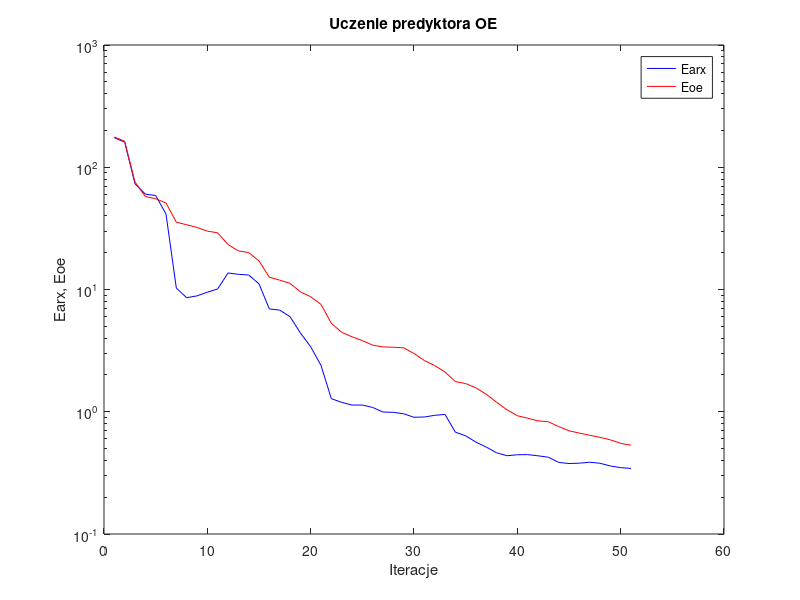
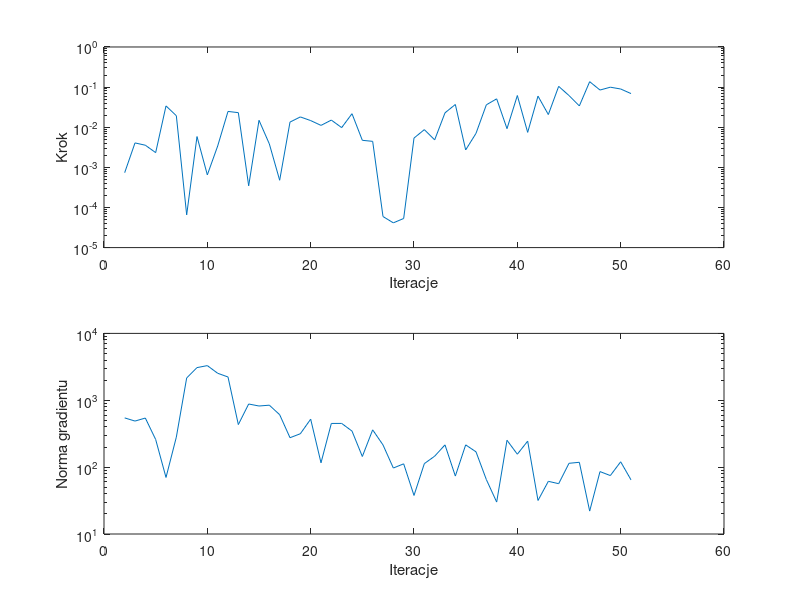

Here is the MATLAB script that generated these plots, in order:
%uczenie predyktora oe
clear all;
n=0; farx(n+1)=1.745163e+002; foe(n+1)=1.770213e+002; wspucz(n+1)=0.000000e+000; ng(n+1)=0.000000e+000;
%odnowa zmiennej metryki
n=1; farx(n+1)=1.602386e+002; foe(n+1)=1.630745e+002; krok(n+1)=7.359836e-004; ng(n+1)=5.449158e+002;
n=2; farx(n+1)=7.328457e+001; foe(n+1)=7.571418e+001; krok(n+1)=4.064431e-003; ng(n+1)=4.885098e+002;
n=3; farx(n+1)=6.022473e+001; foe(n+1)=5.762924e+001; krok(n+1)=3.559503e-003; ng(n+1)=5.419273e+002;
n=4; farx(n+1)=5.871563e+001; foe(n+1)=5.531607e+001; krok(n+1)=2.329252e-003; ng(n+1)=2.590784e+002;
n=5; farx(n+1)=4.144735e+001; foe(n+1)=5.099801e+001; krok(n+1)=3.397782e-002; ng(n+1)=7.008462e+001;
n=6; farx(n+1)=1.026673e+001; foe(n+1)=3.550560e+001; krok(n+1)=1.936662e-002; ng(n+1)=2.810913e+002;
n=7; farx(n+1)=8.569939e+000; foe(n+1)=3.386118e+001; krok(n+1)=6.546014e-005; ng(n+1)=2.153995e+003;
n=8; farx(n+1)=8.868946e+000; foe(n+1)=3.217468e+001; krok(n+1)=5.852382e-003; ng(n+1)=3.078938e+003;
n=9; farx(n+1)=9.509584e+000; foe(n+1)=3.001635e+001; krok(n+1)=6.488063e-004; ng(n+1)=3.297304e+003;
n=10; farx(n+1)=1.010277e+001; foe(n+1)=2.908921e+001; krok(n+1)=3.400118e-003; ng(n+1)=2.533881e+003;
n=11; farx(n+1)=1.364663e+001; foe(n+1)=2.335259e+001; krok(n+1)=2.476948e-002; ng(n+1)=2.228909e+003;
n=12; farx(n+1)=1.331747e+001; foe(n+1)=2.071532e+001; krok(n+1)=2.307159e-002; ng(n+1)=4.327224e+002;
n=13; farx(n+1)=1.314675e+001; foe(n+1)=2.004712e+001; krok(n+1)=3.467612e-004; ng(n+1)=8.790393e+002;
n=14; farx(n+1)=1.113163e+001; foe(n+1)=1.710064e+001; krok(n+1)=1.488820e-002; ng(n+1)=8.206392e+002;
n=15; farx(n+1)=6.933968e+000; foe(n+1)=1.260800e+001; krok(n+1)=3.840117e-003; ng(n+1)=8.440792e+002;
n=16; farx(n+1)=6.787070e+000; foe(n+1)=1.193094e+001; krok(n+1)=4.770094e-004; ng(n+1)=6.082020e+002;
n=17; farx(n+1)=5.998895e+000; foe(n+1)=1.122582e+001; krok(n+1)=1.343762e-002; ng(n+1)=2.753503e+002;
n=18; farx(n+1)=4.420985e+000; foe(n+1)=9.573439e+000; krok(n+1)=1.806016e-002; ng(n+1)=3.157230e+002;
n=19; farx(n+1)=3.402791e+000; foe(n+1)=8.731135e+000; krok(n+1)=1.464382e-002; ng(n+1)=5.215496e+002;
n=20; farx(n+1)=2.393064e+000; foe(n+1)=7.544925e+000; krok(n+1)=1.111520e-002; ng(n+1)=1.160701e+002;
n=21; farx(n+1)=1.279924e+000; foe(n+1)=5.291423e+000; krok(n+1)=1.506159e-002; ng(n+1)=4.500657e+002;
n=22; farx(n+1)=1.194024e+000; foe(n+1)=4.463825e+000; krok(n+1)=9.778245e-003; ng(n+1)=4.506041e+002;
n=23; farx(n+1)=1.134089e+000; foe(n+1)=4.104767e+000; krok(n+1)=2.173419e-002; ng(n+1)=3.461488e+002;
n=24; farx(n+1)=1.135056e+000; foe(n+1)=3.820097e+000; krok(n+1)=4.718270e-003; ng(n+1)=1.442123e+002;
n=25; farx(n+1)=1.084451e+000; foe(n+1)=3.507573e+000; krok(n+1)=4.447430e-003; ng(n+1)=3.610881e+002;
%odnowa zmiennej metryki
n=26; farx(n+1)=9.946905e-001; foe(n+1)=3.390239e+000; krok(n+1)=5.947814e-005; ng(n+1)=2.148775e+002;
n=27; farx(n+1)=9.892255e-001; foe(n+1)=3.371714e+000; krok(n+1)=4.135969e-005; ng(n+1)=9.695854e+001;
n=28; farx(n+1)=9.621232e-001; foe(n+1)=3.332263e+000; krok(n+1)=5.314479e-005; ng(n+1)=1.120406e+002;
n=29; farx(n+1)=9.014782e-001; foe(n+1)=2.996289e+000; krok(n+1)=5.368339e-003; ng(n+1)=3.771755e+001;
n=30; farx(n+1)=9.058856e-001; foe(n+1)=2.625725e+000; krok(n+1)=8.704305e-003; ng(n+1)=1.128557e+002;
n=31; farx(n+1)=9.347560e-001; foe(n+1)=2.386170e+000; krok(n+1)=4.841655e-003; ng(n+1)=1.457801e+002;
n=32; farx(n+1)=9.515313e-001; foe(n+1)=2.116709e+000; krok(n+1)=2.284436e-002; ng(n+1)=2.151564e+002;
n=33; farx(n+1)=6.808018e-001; foe(n+1)=1.764601e+000; krok(n+1)=3.687011e-002; ng(n+1)=7.351327e+001;
n=34; farx(n+1)=6.359723e-001; foe(n+1)=1.700018e+000; krok(n+1)=2.716773e-003; ng(n+1)=2.151801e+002;
n=35; farx(n+1)=5.639061e-001; foe(n+1)=1.568114e+000; krok(n+1)=7.032104e-003; ng(n+1)=1.694523e+002;
n=36; farx(n+1)=5.136539e-001; foe(n+1)=1.388872e+000; krok(n+1)=3.616714e-002; ng(n+1)=6.522706e+001;
n=37; farx(n+1)=4.614542e-001; foe(n+1)=1.194896e+000; krok(n+1)=5.101860e-002; ng(n+1)=3.004571e+001;
n=38; farx(n+1)=4.367302e-001; foe(n+1)=1.037512e+000; krok(n+1)=9.213222e-003; ng(n+1)=2.522680e+002;
n=39; farx(n+1)=4.449044e-001; foe(n+1)=9.276430e-001; krok(n+1)=6.170512e-002; ng(n+1)=1.560773e+002;
n=40; farx(n+1)=4.461077e-001; foe(n+1)=8.850494e-001; krok(n+1)=7.444102e-003; ng(n+1)=2.446397e+002;
n=41; farx(n+1)=4.361772e-001; foe(n+1)=8.421072e-001; krok(n+1)=5.955282e-002; ng(n+1)=3.172537e+001;
n=42; farx(n+1)=4.246962e-001; foe(n+1)=8.288230e-001; krok(n+1)=2.069473e-002; ng(n+1)=6.134714e+001;
n=43; farx(n+1)=3.851460e-001; foe(n+1)=7.563989e-001; krok(n+1)=1.044009e-001; ng(n+1)=5.655516e+001;
n=44; farx(n+1)=3.769660e-001; foe(n+1)=6.989332e-001; krok(n+1)=6.162212e-002; ng(n+1)=1.141198e+002;
n=45; farx(n+1)=3.796243e-001; foe(n+1)=6.689995e-001; krok(n+1)=3.394649e-002; ng(n+1)=1.181356e+002;
n=46; farx(n+1)=3.864197e-001; foe(n+1)=6.420885e-001; krok(n+1)=1.365319e-001; ng(n+1)=2.200684e+001;
n=47; farx(n+1)=3.791312e-001; foe(n+1)=6.174583e-001; krok(n+1)=8.452792e-002; ng(n+1)=8.578717e+001;
n=48; farx(n+1)=3.602745e-001; foe(n+1)=5.895730e-001; krok(n+1)=9.946858e-002; ng(n+1)=7.478454e+001;
n=49; farx(n+1)=3.489893e-001; foe(n+1)=5.510522e-001; krok(n+1)=8.973318e-002; ng(n+1)=1.201801e+002;
n=50; farx(n+1)=3.439915e-001; foe(n+1)=5.329491e-001; krok(n+1)=6.900644e-002; ng(n+1)=6.457031e+001;

figure; semilogy(farx,'b'); hold on; semilogy(foe,'r'); xlabel('Iteracje'); ylabel('Earx, Eoe'); legend('Earx','Eoe'); title('Uczenie predyktora OE');
figure; subplot(2,1,1); semilogy(krok); xlabel('Iteracje'); ylabel('Krok');
subplot(2,1,2); semilogy(ng); xlabel('Iteracje'); ylabel('Norma gradientu');
Earx=farx(n+1)
Eoe=foe(n+1)
